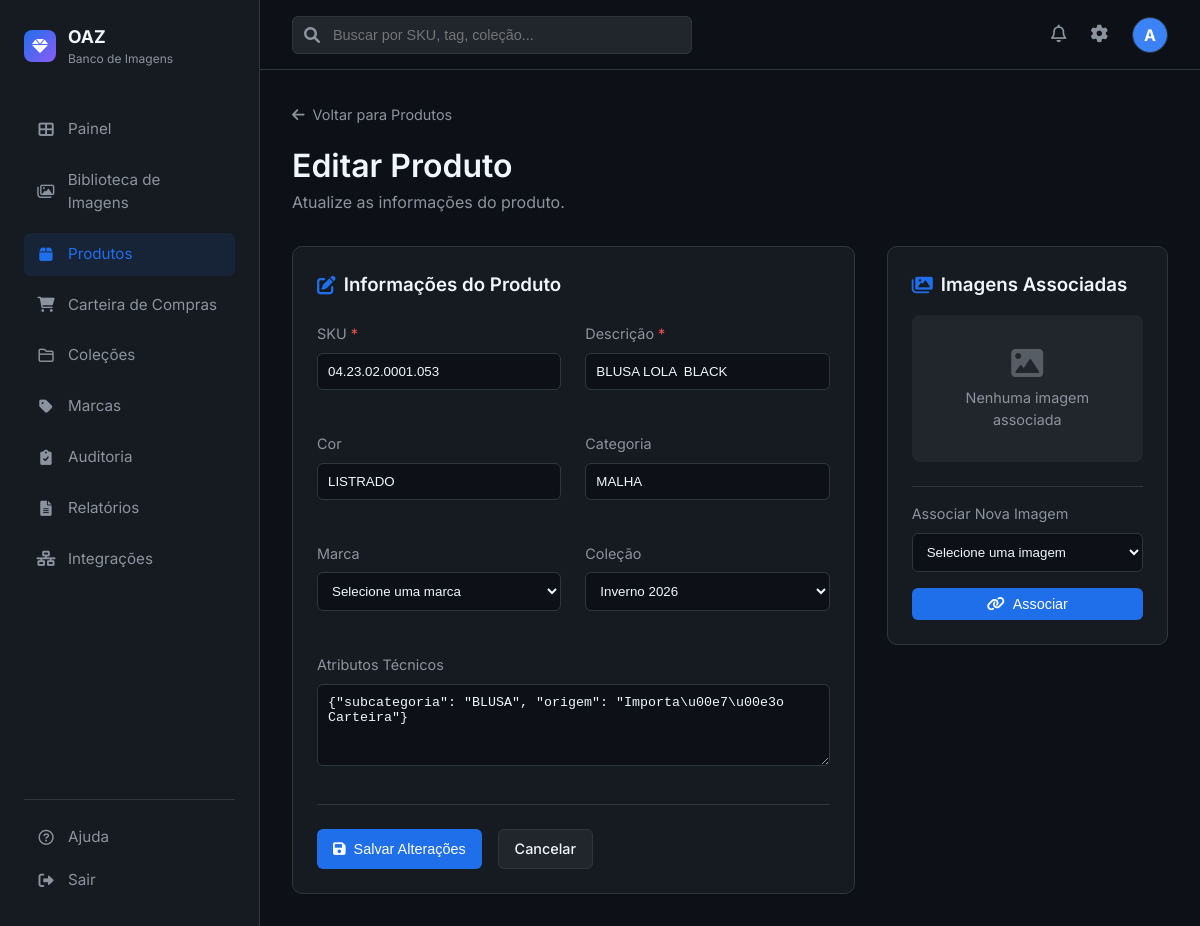
Page /produtos/1/edit (signed in) on the earlier database version.
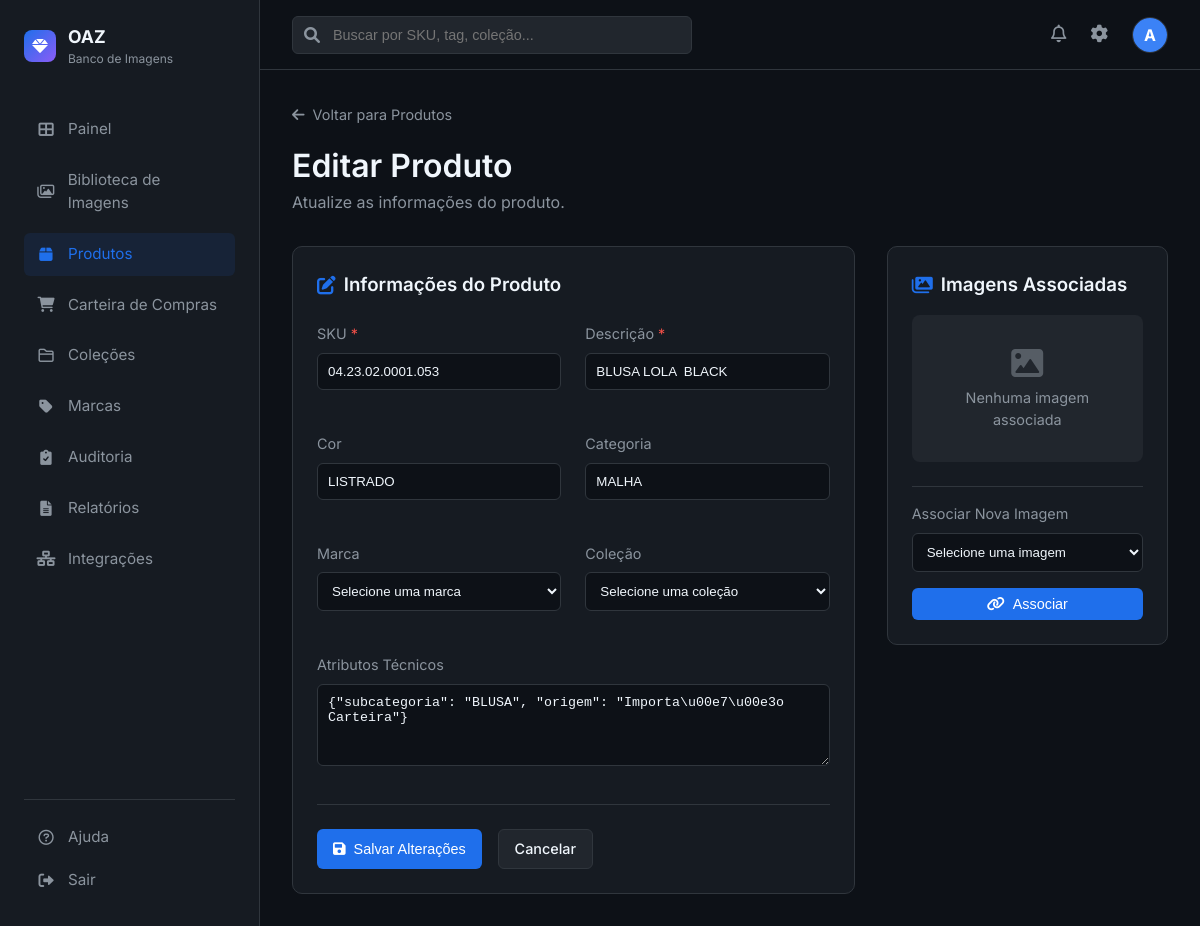
Same page on the later database version.
### app.py (models this page shows)
class Produto(db.Model):
    id = db.Column(db.Integer, primary_key=True)
    sku = db.Column(db.String(50), unique=True, nullable=False)
    descricao = db.Column(db.String(255), nullable=False)
    cor = db.Column(db.String(50))
    categoria = db.Column(db.String(100))
    atributos_tecnicos = db.Column(db.Text)  # JSON com atributos extras
    marca_id = db.Column(db.Integer, db.ForeignKey('brand.id'))
    colecao_id = db.Column(db.Integer, db.ForeignKey('collection.id'))
    created_at = db.Column(db.DateTime, default=datetime.utcnow)
    updated_at = db.Column(db.DateTime, default=datetime.utcnow, onupdate=datetime.utcnow)
    tem_foto = db.Column(db.Boolean, default=False)
    ativo = db.Column(db.Boolean, default=True)
    marca = db.relationship('Brand', backref='produtos')
    colecao = db.relationship('Collection', backref='produtos')
    imagens = db.relationship('ImagemProduto', backref='produto', lazy=True, cascade='all, delete-orphan')
    historico_skus = db.relationship('HistoricoSKU', backref='produto', lazy=True)

class Collection(db.Model):
    id = db.Column(db.Integer, primary_key=True)
    name = db.Column(db.String(100), nullable=False)
    description = db.Column(db.Text)
    season = db.Column(db.String(50))  # Estação: Primavera/Verão, Outono/Inverno
    year = db.Column(db.Integer)  # Ano da coleção
    campanha = db.Column(db.String(100))  # Nome da campanha
    created_at = db.Column(db.DateTime, default=datetime.utcnow)
    images = db.relationship('Image', backref='collection', lazy=True)

### app.py (the view, shortened to what this page needs)
@app.route('/produtos/<int:id>/edit', methods=['GET', 'POST'])
@login_required
def edit_produto(id):
    produto = Produto.query.get_or_404(id)
    marcas = Brand.query.order_by(Brand.name).all()
    colecoes = Collection.query.order_by(Collection.name).all()
    imagens_associadas = Image.query.join(ImagemProduto).filter(ImagemProduto.produto_id == produto.id).all()
    imagens_associadas_ids = [img.id for img in imagens_associadas]
    imagens_disponiveis = Image.query.filter(~Image.id.in_(imagens_associadas_ids) if imagens_associadas_ids else True).order_by(Image.upload_date.desc()).limit(50).all()
    historico_sku = HistoricoSKU.query.filter_by(produto_id=produto.id).order_by(HistoricoSKU.data_alteracao.desc()).all()
    return render_template('produtos/edit.html',
                          produto=produto,
                          marcas=marcas,
                          colecoes=colecoes,
                          imagens_associadas=imagens_associadas,
                          imagens_disponiveis=imagens_disponiveis,
                          historico_sku=historico_sku)

### app.py (called while the page is built)
@login_manager.user_loader
def load_user(user_id):
    return User.query.get(int(user_id))

### templates/produtos/edit.html (shortened to what the changed rows need)
{% extends "base.html" %}
{% block content %}
<div style="margin-bottom: 2rem;">
    <h1 style="margin-top: 1rem;">Editar Produto</h1>
</div>
<div style="display: grid; grid-template-columns: 2fr 1fr; gap: 2rem;">
    <div>
        <div class="stat-card">
            <form action="{{ url_for('edit_produto', id=produto.id) }}" method="POST" id="editForm">
                <div style="display: grid; grid-template-columns: 1fr 1fr; gap: 1.5rem;">
                    <div class="form-group">
                        <label class="form-label">
                            SKU <span style="color: #f85149;">*</span>
                        </label>
                        <input type="text" name="sku" id="skuInput" class="form-control" required value="{{ produto.sku }}" onchange="checkSkuChange()">
                    </div>
                    <div class="form-group">
                        <label class="form-label">
                            Descrição <span style="color: #f85149;">*</span>
                        </label>
                        <input type="text" name="descricao" class="form-control" required value="{{ produto.descricao }}">
                    </div>
                    <div class="form-group">
                        <label class="form-label">Cor</label>
                        <input type="text" name="cor" class="form-control" value="{{ produto.cor or '' }}">
                    </div>
                    <div class="form-group">
                        <label class="form-label">Categoria</label>
                        <input type="text" name="categoria" class="form-control" value="{{ produto.categoria or '' }}">
                    </div>
                    <div class="form-group">
                        <label class="form-label">Coleção</label>
                        <select name="colecao_id" class="form-control">
                            <option value="">Selecione uma coleção</option>
                            {% for colecao in colecoes %}
                            <option value="{{ colecao.id }}" {% if produto.colecao_id == colecao.id %}selected{% endif %}>{{ colecao.name }}</option>
                            {% endfor %}
                        </select>
                    </div>
                </div>
                <div class="form-group" style="margin-top: 1.5rem;">
                    <label class="form-label">Atributos Técnicos</label>
                    <textarea name="atributos_tecnicos" class="form-control" rows="4">{{ produto.atributos_tecnicos or '' }}</textarea>
                </div>
            </form>
        </div>
    </div>
</div>
{% endblock %}

Differences in the rows shown:
changed Produto "BLUSA LOLA BLACK": colecao_id "Inverno 2026" → (not shown)
Other differences:
form field colecao_id: (not shown) → "Selecione uma coleção"
